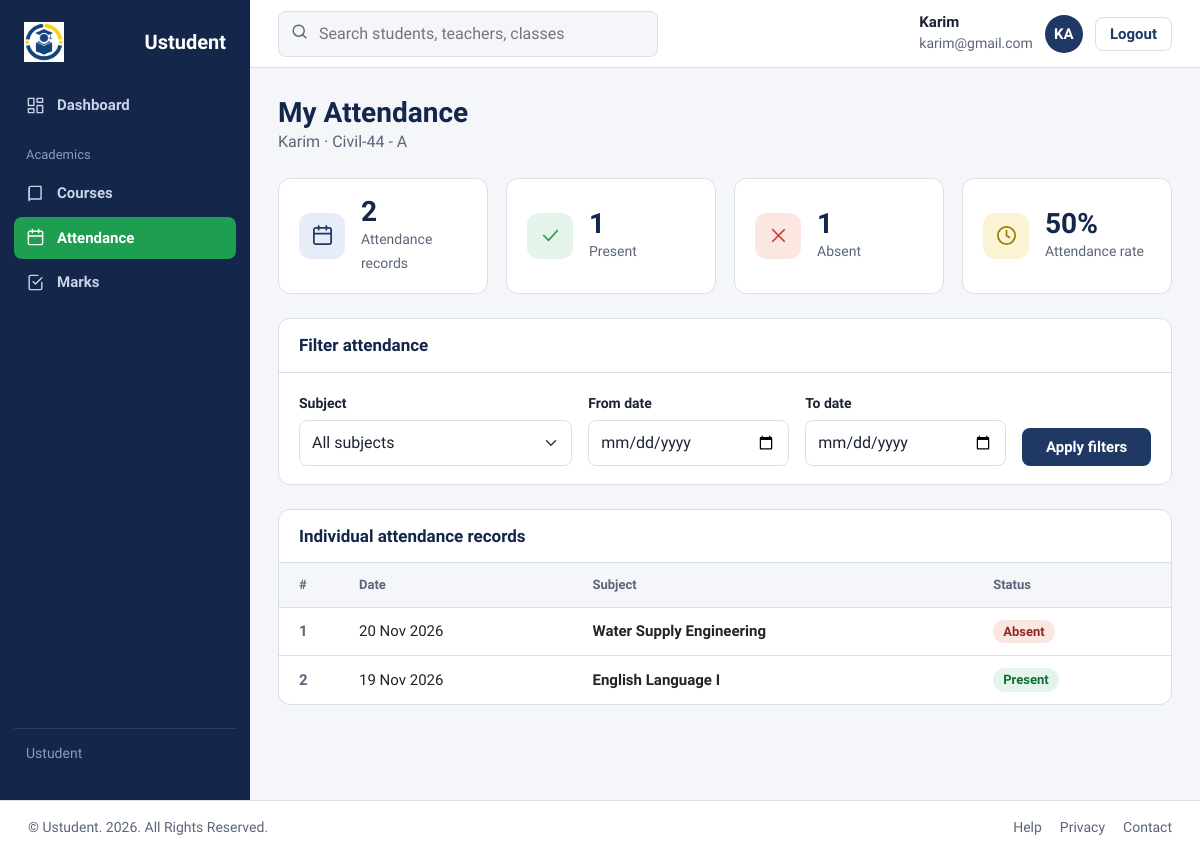
/student/student_attendance.php (signed in), run on the app's committed database.
### tables this page shows
CREATE TABLE `students` (
  `id` int UNSIGNED NOT NULL,
  `user_id` int UNSIGNED NOT NULL,
  `name` varchar(100) NOT NULL,
  `email` varchar(100) NOT NULL,
  `phone` varchar(15) DEFAULT NULL,
  `dob` date DEFAULT NULL,
  `class_id` int UNSIGNED NOT NULL,
  `address` varchar(255) DEFAULT NULL,
  `created_at` timestamp NULL DEFAULT CURRENT_TIMESTAMP
);

CREATE TABLE `classes` (
  `id` int UNSIGNED NOT NULL,
  `class_name` varchar(50) NOT NULL,
  `section` varchar(10) NOT NULL,
  `course_id` int UNSIGNED NOT NULL,
  `created_at` timestamp NULL DEFAULT CURRENT_TIMESTAMP
);

CREATE TABLE `attendance` (
  `id` int UNSIGNED NOT NULL,
  `student_id` int UNSIGNED NOT NULL,
  `subject_id` int UNSIGNED NOT NULL,
  `date` date NOT NULL,
  `status` enum('P','A','L') NOT NULL,
  `created_at` timestamp NULL DEFAULT CURRENT_TIMESTAMP
);

CREATE TABLE `subjects` (
  `id` int UNSIGNED NOT NULL,
  `subject_name` varchar(100) NOT NULL,
  `course_id` int UNSIGNED NOT NULL,
  `created_at` timestamp NULL DEFAULT CURRENT_TIMESTAMP
);

### student/student_attendance.php (the view, shortened to what this page needs)
<?php
include '../database/dbconfig.php';
function h($value) { return htmlspecialchars((string)$value, ENT_QUOTES, 'UTF-8'); }
function rows($conn, $sql, $types = '', $params = []) {
    $statement = $conn->prepare($sql);
    if ($types !== '' && !$statement->bind_param($types, ...$params)) {
        throw new RuntimeException('Could not bind the database query parameters.');
    }
    if (!$statement->execute()) {
        throw new RuntimeException('Could not load the requested data.');
    }
    $result = $statement->get_result();
    return $result->fetch_all(MYSQLI_ASSOC);
}
$student = rows($conn,
    "SELECT s.id, s.name, c.class_name, c.section
       FROM students s
       JOIN classes c ON c.id = s.class_id
      WHERE s.user_id = ?",
    "i", [(int)$_SESSION['id']])[0] ?? null;
$fromDate = (string)($_GET['from_date'] ?? '');
$toDate = (string)($_GET['to_date'] ?? '');
$attendance = [];
if ($student) {
    $sql = "SELECT a.date, a.status, sub.subject_name
              FROM attendance a
              JOIN subjects sub ON sub.id = a.subject_id
             WHERE a.student_id = ?";
    $types = 'i';
    $params = [(int)$student['id']];
    $attendance = rows($conn, $sql . " ORDER BY a.date DESC, sub.subject_name", $types, $params);
}
$present = 0;
$absent = 0;
$late = 0;
foreach ($attendance as $record) {
    if ($record['status'] === 'P') $present++;
    elseif ($record['status'] === 'A') $absent++;
    elseif ($record['status'] === 'L') $late++;
}
$attendanceRate = $attendance ? round(100 * ($present + $late) / count($attendance)) : 0;
?>
<!DOCTYPE html>
<html lang="en">
<head>
<link href="https://cdn.jsdelivr.net/npm/bootstrap@5.3.3/dist/css/bootstrap.min.css" rel="stylesheet">
<link rel="stylesheet" href="../assets/css/admin_dashboard.css">
<link rel="stylesheet" href="../assets/css/academic_common.css">
<link rel="stylesheet" href="../assets/css/attendance.css">
<link rel="stylesheet" href="../assets/css/mark.css">
</head>
<body>
<div class="app">
  <?php include '../includes/sidebar_student.php'; ?>
  <div class="main">
    <?php include '../includes/topbar.php'; ?>
    <main class="content">
      <div class="head">
        <div>
          <h1>My Attendance</h1>
          <p><?php echo $student ? h($student['name'] . ' · ' . $student['class_name'] . ' - ' . $student['section']) : 'Your individual attendance records.'; ?></p>
        </div>
      </div>
      <?php if (!$student): ?>
        <div class="alert alert-warning">Your student profile has not been created yet. Please ask the admin to add you in the Students page.</div>
      <?php else: ?>
        <section class="stats" aria-label="Attendance summary">
          <div class="stat"><span class="ico b"><svg viewBox="0 0 24 24"><rect x="3" y="4" width="18" height="17" rx="2"/><path d="M8 2v4M16 2v4M3 10h18"/></svg></span><div><b><?php echo count($attendance); ?></b><span>Attendance records</span></div></div>
          <div class="stat"><span class="ico g"><svg viewBox="0 0 24 24"><path d="M5 12l5 5 9-10"/></svg></span><div><b><?php echo $present; ?></b><span>Present</span></div></div>
          <div class="stat"><span class="ico r"><svg viewBox="0 0 24 24"><path d="M6 6l12 12M18 6L6 18"/></svg></span><div><b><?php echo $absent; ?></b><span>Absent</span></div></div>
          <div class="stat"><span class="ico y"><svg viewBox="0 0 24 24"><circle cx="12" cy="12" r="9"/><path d="M12 7v5l3 2"/></svg></span><div><b><?php echo $attendanceRate; ?>%</b><span>Attendance rate</span></div></div>
        </section>
        <section class="card mb-4">
          <h2>Filter attendance</h2>
          <div class="card-body">
            <form class="row g-3 align-items-end" method="get" action="student_attendance.php">
              <div class="col-md-4">
                <label class="form-label" for="subjectSel">Subject</label>
                <select class="form-select" id="subjectSel" name="subject_id">
                  <option value="0">All subjects</option>
                </select>
              </div>
              <div class="col-md-3">
                <label class="form-label" for="fromDate">From date</label>
                <input class="form-control" type="date" id="fromDate" name="from_date" value="<?php echo h($fromDate); ?>">
              </div>
              <div class="col-md-3">
                <label class="form-label" for="toDate">To date</label>
                <input class="form-control" type="date" id="toDate" name="to_date" value="<?php echo h($toDate); ?>">
              </div>
              <div class="col-md-2 d-grid"><button class="btn" type="submit">Apply filters</button></div>
            </form>
          </div>
        </section>
        <section class="card">
          <h2>Individual attendance records</h2>
          <div class="table-wrap">
            <table>
              <thead><tr><th>#</th><th>Date</th><th>Subject</th><th>Status</th></tr></thead>
              <tbody>
              <?php foreach ($attendance as $i => $record): ?>
                <tr>
                  <td class="roll"><?php echo $i + 1; ?></td>
                  <td><?php echo h(date('d M Y', strtotime($record['date']))); ?></td>
                  <td><b><?php echo h($record['subject_name']); ?></b></td>
                  <td><span class="grade <?php echo $record['status'] === 'P' ? 'a' : ($record['status'] === 'A' ? 'f' : 'c'); ?>">
                    <?php echo $record['status'] === 'P' ? 'Present' : ($record['status'] === 'A' ? 'Absent' : 'Late'); ?>
                  </span></td>
                </tr>
              <?php endforeach; ?>
              </tbody>
            </table>
          </div>
        </section>
      <?php endif; ?>
    </main>
  </div>
</div>
<?php include '../includes/footer.php'; ?>
</body>
</html>

### assets/css/admin_dashboard.css (style rules this page uses)
.content { padding:28px;max-width:1200px;width:100% }
.head { display:flex;justify-content:space-between;align-items:flex-end;gap:16px;flex-wrap:wrap;margin-bottom:24px }
.head h1 { font-size:28px }
.head p { color:var(--muted);margin:0 }
.stats { display:grid;grid-template-columns:repeat(4,1fr);gap:18px;margin-bottom:24px }
.stat { background:var(--white);border:1px solid var(--line);border-radius:12px;padding:18px 20px;display:flex;gap:16px;align-items:center }
.ico { width:46px;height:46px;border-radius:12px;display:grid;place-items:center;flex:none }
.ico svg { width:23px;height:23px;stroke:currentColor;fill:none;stroke-width:1.8;stroke-linecap:round;stroke-linejoin:round }
.ico.b { background:var(--blue-soft);color:var(--navy) }
.ico.g { background:var(--green-soft);color:var(--green) }
.ico.y { background:var(--gold-soft);color:#9a7d00 }
.ico.r { background:var(--red-soft);color:var(--red) }
.stat b { display:block;font:700 28px var(--head);color:var(--navy-deep);line-height:1.1 }
.stat span { color:var(--muted);font-size:14px }
.card { background:var(--white);border:1px solid var(--line);border-radius:12px;overflow:hidden }
.card > h2 { font-size:17px;padding:16px 20px;border-bottom:1px solid var(--line);display:flex;justify-content:space-between;align-items:center }
table { width:100%;border-collapse:collapse }
th,td { padding:12px 20px;text-align:left;border-bottom:1px solid var(--line);font-size:15px }
tr:last-child td { border-bottom:0 }
th { font-size:13px;color:var(--muted);font-weight:600;background:var(--paper) }
:root { --navy:#1f3864; --navy-deep:#14264a; --green:#1e9e50; --green-soft:#e4f4ea; --gold:#d8b32a; --gold-soft:#fbf3d3; --red:#c2402f; --red-soft:#fbe6e2; --blue-soft:#e6edf8; --ink:#1c2433; --muted:#5a6578; --line:#d9dfe9; --paper:#f4f6fa; --white:#fff; --head:"Bricolage Grotesque","Segoe UI",Arial,sans-serif; --body:"Source Sans 3","Segoe UI",Arial,sans-serif; }
* { box-sizing:border-box }
body { margin:0;font:400 16px/1.5 var(--body);color:var(--ink);background:var(--paper) }
h1,h2,h3 { font-family:var(--head);margin:0;line-height:1.2;color:var(--navy-deep) }
.app { display:grid;grid-template-columns:250px minmax(0,1fr);min-height:100vh;transition:grid-template-columns .22s ease }
.main { min-width:0;display:flex;flex-direction:column;min-height:100vh }
.main > .content { flex:1 }
.btn { display:inline-block;background:var(--navy);color:var(--white);padding:10px 18px;border-radius:8px;border:0;cursor:pointer;font:600 15px var(--body) }

### assets/css/academic_common.css (style rules this page uses)
h1,h2,h3 { font-weight:700 }
.btn { --bs-btn-color:#fff;--bs-btn-hover-color:#fff;--bs-btn-active-color:#fff; --bs-btn-bg:var(--navy);--bs-btn-hover-bg:var(--navy-deep);--bs-btn-active-bg:var(--navy-deep); --bs-btn-hover-border-color:transparent;--bs-btn-active-border-color:transparent }
.form-label { font-weight:600;font-size:14px;margin-bottom:6px;color:var(--ink) }
.form-control,.form-select,.input-group-text { border:1.5px solid var(--line);border-radius:8px;padding:10px 12px;font:inherit;color:var(--ink) }
.form-select { padding-right:2.25rem }
.card > .card-body { padding:18px 20px }
.table-wrap { overflow-x:auto }
.table-wrap table { min-width:680px }

### assets/css/attendance.css (style rules this page uses)
.roll { width:60px;color:var(--muted);font-weight:600 }

### assets/css/mark.css (style rules this page uses)
.roll { width:60px;color:var(--muted);font-weight:600 }
.grade { display:inline-block;min-width:40px;text-align:center;padding:2px 10px;border-radius:99px;font-size:13px;font-weight:700 }
.grade.ap,.grade.a { background:var(--green-soft);color:#126b35 }
.grade.f { background:var(--red-soft);color:#8f2a1c }

### data on the page
students: name.section "Karim · Civil-44 - A"
attendance: date "20 Nov 2026", subject.subject_name "Water Supply Engineering", status "Absent"
attendance: date "19 Nov 2026", subject.subject_name "English Language I", status "Present"

### other printed values
$_SESSION['name'] "Karim"
$_SESSION['email'] "karim@gmail.com"
substr($_SESSION['name'], 0,2) "KA"
count($attendance) "2"
$present "1"
$absent "1"
$attendanceRate "50"
